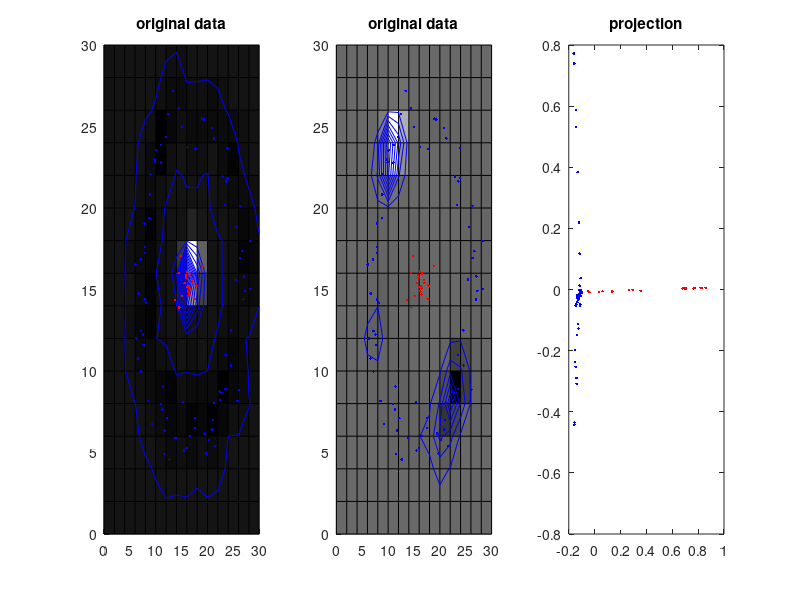

Write the MATLAB code that produced this figure.
function kpca2

N=[80,20];
D=2;
sz=[N(1),1];
tmp=randn(sz)+10;
angle=rand(sz)*2*pi-pi;
sumN=sum(sum(N));
X=[tmp.*cos(angle), tmp.*sin(angle);randn([N(2),D])]+...
  repmat((randn([1,2])+15),[sumN,1]);

%% using the Gaussian kernel to construct the kernel K
K = zeros([sumN,sumN]);
for r = 1:sumN
for c = 1:r
K(r,c) = exp(-sum(sum(((X(r,:) - X(c,:)).^2)))./2);
K(c,r) = K(r,c);
end
end

%% centering in feature space
unit = ones([sumN,sumN])./sumN;
K_center = K - unit*K - K*unit + unit*K*unit;

%% obtaining the low dimensional projection
[eigvec eigval]=eig(K_center);
eigval=real(diag(eigval));
% normalize
for i=1:sumN, eigvec(:,i) = eigvec(:,i)/(sqrt(eigval(i))); end 
[~, idx] = sort(eigval,'descend');
eigvec = eigvec(:,idx);

%% projecting the data in lower dimensions
proj = K_center*eigvec(:,1:D);

%% generate grid data for testing
x_range=0:2:30;
[X_map_test,Y_map_test]=meshgrid(x_range,x_range);
sumN_test=size(X_map_test,1)*size(X_map_test,2);
X_test = [reshape(X_map_test,[sumN_test,1]), ...
          reshape(Y_map_test,[sumN_test,1])];

%% start testing 
K_test = zeros([sumN_test,sumN]);
for r = 1:sumN_test
for c = 1:sumN
K_test(r,c) = exp(-sum(sum(((X_test(r,:) - X(c,:)).^2)))./2);
end
end
unit_test = ones([sumN_test,sumN])./sumN;
K_test_center=K_test-unit_test*K-K_test*unit+unit_test*K*unit;
proj_test=K_test_center*eigvec(:,1:D);

%% display
clf;
shading('faceted'),
colormap('gray'),

%% first component
subplot(131),
hold on,
pcolor(x_range,x_range,reshape(proj_test(:,1),size(X_map_test))),
contour(x_range,x_range,reshape(proj_test(:,1), ...
                                        size(X_map_test)),12,'b')
plot(X(1:N(1),1),X(1:N(1),2), 'b.',...
     X(N(1)+1:N(1)+N(2),1),...
     X(N(1)+1:N(1)+N(2),2), 'r.'),...
    title('original data'),
hold off;

%% second component
subplot(132),
hold on,
pcolor(x_range,x_range,reshape(proj_test(:,2),size(X_map_test))),
contour(x_range,x_range,reshape(proj_test(:,2), ...
                                       size(X_map_test)),12,'b')
plot(X(1:N(1),1),X(1:N(1),2), 'b.',...
     X(N(1)+1:N(1)+N(2),1),...
     X(N(1)+1:N(1)+N(2),2), 'r.'),...
    title('original data'),
hold off;

%% projection in feature space
subplot(133),plot(proj(1:N(1),1),proj(1:N(1),2),'b.', ...
                  proj(N(1)+1:N(1)+N(2),1),...
                  proj(N(1)+1:N(1)+N(2),2),'r.'), ...
    title('projection');

